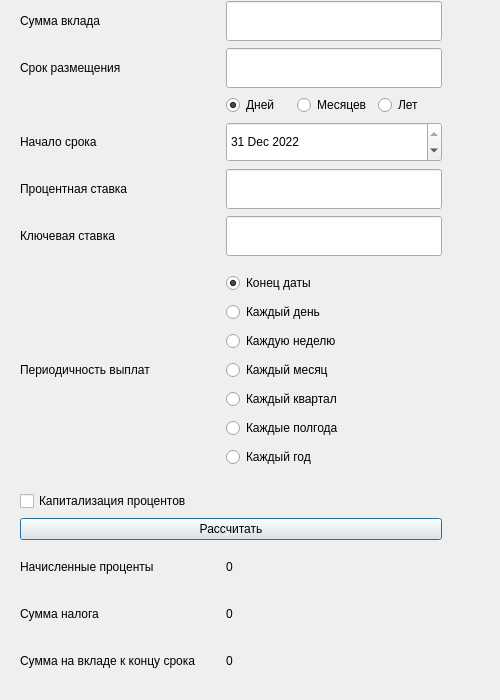
<?xml version="1.0" encoding="UTF-8"?>
<ui version="4.0">
 <class>depositWindow</class>
 <widget class="QDialog" name="depositWindow">
  <property name="geometry">
   <rect>
    <x>0</x>
    <y>0</y>
    <width>500</width>
    <height>700</height>
   </rect>
  </property>
  <property name="minimumSize">
   <size>
    <width>500</width>
    <height>0</height>
   </size>
  </property>
  <property name="maximumSize">
   <size>
    <width>500</width>
    <height>700</height>
   </size>
  </property>
  <property name="windowTitle">
   <string>Dialog</string>
  </property>
  <widget class="QWidget" name="layoutWidget">
   <property name="geometry">
    <rect>
     <x>20</x>
     <y>0</y>
     <width>422</width>
     <height>257</height>
    </rect>
   </property>
   <layout class="QGridLayout" name="gridLayout">
    <item row="4" column="0">
     <widget class="QLabel" name="InterestLabel">
      <property name="sizePolicy">
       <sizepolicy hsizetype="Preferred" vsizetype="Preferred">
        <horstretch>0</horstretch>
        <verstretch>0</verstretch>
       </sizepolicy>
      </property>
      <property name="minimumSize">
       <size>
        <width>200</width>
        <height>40</height>
       </size>
      </property>
      <property name="maximumSize">
       <size>
        <width>200</width>
        <height>40</height>
       </size>
      </property>
      <property name="text">
       <string>Процентная ставка</string>
      </property>
     </widget>
    </item>
    <item row="1" column="1">
     <widget class="QLineEdit" name="InputTimeOfDeposit">
      <property name="minimumSize">
       <size>
        <width>200</width>
        <height>30</height>
       </size>
      </property>
      <property name="maximumSize">
       <size>
        <width>300</width>
        <height>40</height>
       </size>
      </property>
     </widget>
    </item>
    <item row="4" column="1">
     <widget class="QLineEdit" name="InputInterest">
      <property name="minimumSize">
       <size>
        <width>200</width>
        <height>30</height>
       </size>
      </property>
      <property name="maximumSize">
       <size>
        <width>300</width>
        <height>40</height>
       </size>
      </property>
     </widget>
    </item>
    <item row="3" column="0">
     <widget class="QLabel" name="StartDate">
      <property name="sizePolicy">
       <sizepolicy hsizetype="Preferred" vsizetype="Preferred">
        <horstretch>0</horstretch>
        <verstretch>0</verstretch>
       </sizepolicy>
      </property>
      <property name="minimumSize">
       <size>
        <width>200</width>
        <height>40</height>
       </size>
      </property>
      <property name="maximumSize">
       <size>
        <width>200</width>
        <height>40</height>
       </size>
      </property>
      <property name="text">
       <string>Начало срока</string>
      </property>
     </widget>
    </item>
    <item row="0" column="0">
     <widget class="QLabel" name="DepositSum">
      <property name="sizePolicy">
       <sizepolicy hsizetype="Preferred" vsizetype="Preferred">
        <horstretch>0</horstretch>
        <verstretch>0</verstretch>
       </sizepolicy>
      </property>
      <property name="minimumSize">
       <size>
        <width>200</width>
        <height>40</height>
       </size>
      </property>
      <property name="maximumSize">
       <size>
        <width>200</width>
        <height>40</height>
       </size>
      </property>
      <property name="text">
       <string>Сумма вклада</string>
      </property>
     </widget>
    </item>
    <item row="0" column="1">
     <widget class="QLineEdit" name="InputDepositSum">
      <property name="minimumSize">
       <size>
        <width>200</width>
        <height>30</height>
       </size>
      </property>
      <property name="maximumSize">
       <size>
        <width>300</width>
        <height>40</height>
       </size>
      </property>
     </widget>
    </item>
    <item row="1" column="0">
     <widget class="QLabel" name="TimeOfDeposit">
      <property name="sizePolicy">
       <sizepolicy hsizetype="Preferred" vsizetype="Preferred">
        <horstretch>0</horstretch>
        <verstretch>0</verstretch>
       </sizepolicy>
      </property>
      <property name="minimumSize">
       <size>
        <width>200</width>
        <height>40</height>
       </size>
      </property>
      <property name="maximumSize">
       <size>
        <width>200</width>
        <height>40</height>
       </size>
      </property>
      <property name="text">
       <string>Срок размещения</string>
      </property>
     </widget>
    </item>
    <item row="2" column="1">
     <layout class="QHBoxLayout" name="horizontalLayout">
      <item>
       <widget class="QRadioButton" name="radioDaysPosting">
        <property name="text">
         <string>Дней</string>
        </property>
        <property name="checked">
         <bool>true</bool>
        </property>
       </widget>
      </item>
      <item>
       <widget class="QRadioButton" name="radioMonthPosting">
        <property name="text">
         <string>Месяцев</string>
        </property>
       </widget>
      </item>
      <item>
       <widget class="QRadioButton" name="radioYearsPosting">
        <property name="text">
         <string>Лет</string>
        </property>
       </widget>
      </item>
     </layout>
    </item>
    <item row="3" column="1">
     <widget class="QDateEdit" name="EditStartDate">
      <property name="maximumSize">
       <size>
        <width>300</width>
        <height>40</height>
       </size>
      </property>
      <property name="dateTime">
       <datetime>
        <hour>15</hour>
        <minute>0</minute>
        <second>0</second>
        <year>2022</year>
        <month>12</month>
        <day>31</day>
       </datetime>
      </property>
     </widget>
    </item>
    <item row="5" column="0">
     <widget class="QLabel" name="label">
      <property name="minimumSize">
       <size>
        <width>200</width>
        <height>40</height>
       </size>
      </property>
      <property name="maximumSize">
       <size>
        <width>200</width>
        <height>40</height>
       </size>
      </property>
      <property name="text">
       <string>Ключевая ставка</string>
      </property>
     </widget>
    </item>
    <item row="5" column="1">
     <widget class="QLineEdit" name="InputTax">
      <property name="minimumSize">
       <size>
        <width>200</width>
        <height>30</height>
       </size>
      </property>
      <property name="maximumSize">
       <size>
        <width>300</width>
        <height>40</height>
       </size>
      </property>
     </widget>
    </item>
   </layout>
  </widget>
  <widget class="QWidget" name="layoutWidget">
   <property name="geometry">
    <rect>
     <x>20</x>
     <y>490</y>
     <width>422</width>
     <height>194</height>
    </rect>
   </property>
   <layout class="QGridLayout" name="gridLayout_2">
    <item row="4" column="1">
     <widget class="QLabel" name="TaxOutput">
      <property name="minimumSize">
       <size>
        <width>200</width>
        <height>30</height>
       </size>
      </property>
      <property name="maximumSize">
       <size>
        <width>300</width>
        <height>40</height>
       </size>
      </property>
      <property name="text">
       <string>0</string>
      </property>
     </widget>
    </item>
    <item row="4" column="0">
     <widget class="QLabel" name="TaxLabel">
      <property name="sizePolicy">
       <sizepolicy hsizetype="Preferred" vsizetype="Preferred">
        <horstretch>0</horstretch>
        <verstretch>0</verstretch>
       </sizepolicy>
      </property>
      <property name="minimumSize">
       <size>
        <width>200</width>
        <height>40</height>
       </size>
      </property>
      <property name="maximumSize">
       <size>
        <width>200</width>
        <height>40</height>
       </size>
      </property>
      <property name="text">
       <string>Сумма налога</string>
      </property>
     </widget>
    </item>
    <item row="3" column="0">
     <widget class="QLabel" name="GainedInterestLabel">
      <property name="sizePolicy">
       <sizepolicy hsizetype="Preferred" vsizetype="Preferred">
        <horstretch>0</horstretch>
        <verstretch>0</verstretch>
       </sizepolicy>
      </property>
      <property name="minimumSize">
       <size>
        <width>200</width>
        <height>40</height>
       </size>
      </property>
      <property name="maximumSize">
       <size>
        <width>200</width>
        <height>40</height>
       </size>
      </property>
      <property name="text">
       <string>Начисленные проценты</string>
      </property>
     </widget>
    </item>
    <item row="5" column="1">
     <widget class="QLabel" name="TotalOutput">
      <property name="minimumSize">
       <size>
        <width>200</width>
        <height>30</height>
       </size>
      </property>
      <property name="maximumSize">
       <size>
        <width>300</width>
        <height>40</height>
       </size>
      </property>
      <property name="text">
       <string>0</string>
      </property>
     </widget>
    </item>
    <item row="2" column="0" colspan="2">
     <widget class="QPushButton" name="CalcButton">
      <property name="text">
       <string>Рассчитать</string>
      </property>
     </widget>
    </item>
    <item row="3" column="1">
     <widget class="QLabel" name="GainedInterestOutput">
      <property name="minimumSize">
       <size>
        <width>200</width>
        <height>30</height>
       </size>
      </property>
      <property name="maximumSize">
       <size>
        <width>300</width>
        <height>40</height>
       </size>
      </property>
      <property name="text">
       <string>0</string>
      </property>
     </widget>
    </item>
    <item row="1" column="0">
     <widget class="QCheckBox" name="checkBoxCapitalization">
      <property name="enabled">
       <bool>true</bool>
      </property>
      <property name="baseSize">
       <size>
        <width>0</width>
        <height>0</height>
       </size>
      </property>
      <property name="acceptDrops">
       <bool>false</bool>
      </property>
      <property name="text">
       <string>Капитализация процентов</string>
      </property>
      <property name="tristate">
       <bool>false</bool>
      </property>
     </widget>
    </item>
    <item row="5" column="0">
     <widget class="QLabel" name="TotalLabel">
      <property name="sizePolicy">
       <sizepolicy hsizetype="Preferred" vsizetype="Preferred">
        <horstretch>0</horstretch>
        <verstretch>0</verstretch>
       </sizepolicy>
      </property>
      <property name="minimumSize">
       <size>
        <width>200</width>
        <height>40</height>
       </size>
      </property>
      <property name="maximumSize">
       <size>
        <width>200</width>
        <height>40</height>
       </size>
      </property>
      <property name="text">
       <string>Сумма на вкладе к концу срока</string>
      </property>
     </widget>
    </item>
   </layout>
  </widget>
  <widget class="QWidget" name="layoutWidget">
   <property name="geometry">
    <rect>
     <x>20</x>
     <y>270</y>
     <width>401</width>
     <height>201</height>
    </rect>
   </property>
   <layout class="QHBoxLayout" name="horizontalLayout_2">
    <item>
     <widget class="QLabel" name="PeriodicityOfPayments">
      <property name="sizePolicy">
       <sizepolicy hsizetype="Preferred" vsizetype="Preferred">
        <horstretch>0</horstretch>
        <verstretch>0</verstretch>
       </sizepolicy>
      </property>
      <property name="minimumSize">
       <size>
        <width>200</width>
        <height>40</height>
       </size>
      </property>
      <property name="maximumSize">
       <size>
        <width>200</width>
        <height>40</height>
       </size>
      </property>
      <property name="text">
       <string>Периодичность выплат</string>
      </property>
     </widget>
    </item>
    <item>
     <layout class="QVBoxLayout" name="PeriodOfPayments">
      <item>
       <widget class="QRadioButton" name="PeriodEndOfDate">
        <property name="text">
         <string>Конец даты</string>
        </property>
        <property name="checked">
         <bool>true</bool>
        </property>
       </widget>
      </item>
      <item>
       <widget class="QRadioButton" name="PeriodEachDay">
        <property name="text">
         <string>Каждый день</string>
        </property>
       </widget>
      </item>
      <item>
       <widget class="QRadioButton" name="PeriodEachWeek">
        <property name="text">
         <string>Каждую неделю</string>
        </property>
       </widget>
      </item>
      <item>
       <widget class="QRadioButton" name="PeriodEachMonth">
        <property name="text">
         <string>Каждый месяц</string>
        </property>
       </widget>
      </item>
      <item>
       <widget class="QRadioButton" name="PeriodEachQuartal">
        <property name="text">
         <string>Каждый квартал</string>
        </property>
       </widget>
      </item>
      <item>
       <widget class="QRadioButton" name="PeriodEachHalfYear">
        <property name="text">
         <string>Каждые полгода</string>
        </property>
       </widget>
      </item>
      <item>
       <widget class="QRadioButton" name="PeriodEachYear">
        <property name="text">
         <string>Каждый год</string>
        </property>
       </widget>
      </item>
     </layout>
    </item>
   </layout>
  </widget>
 </widget>
 <resources/>
 <connections/>
</ui>
